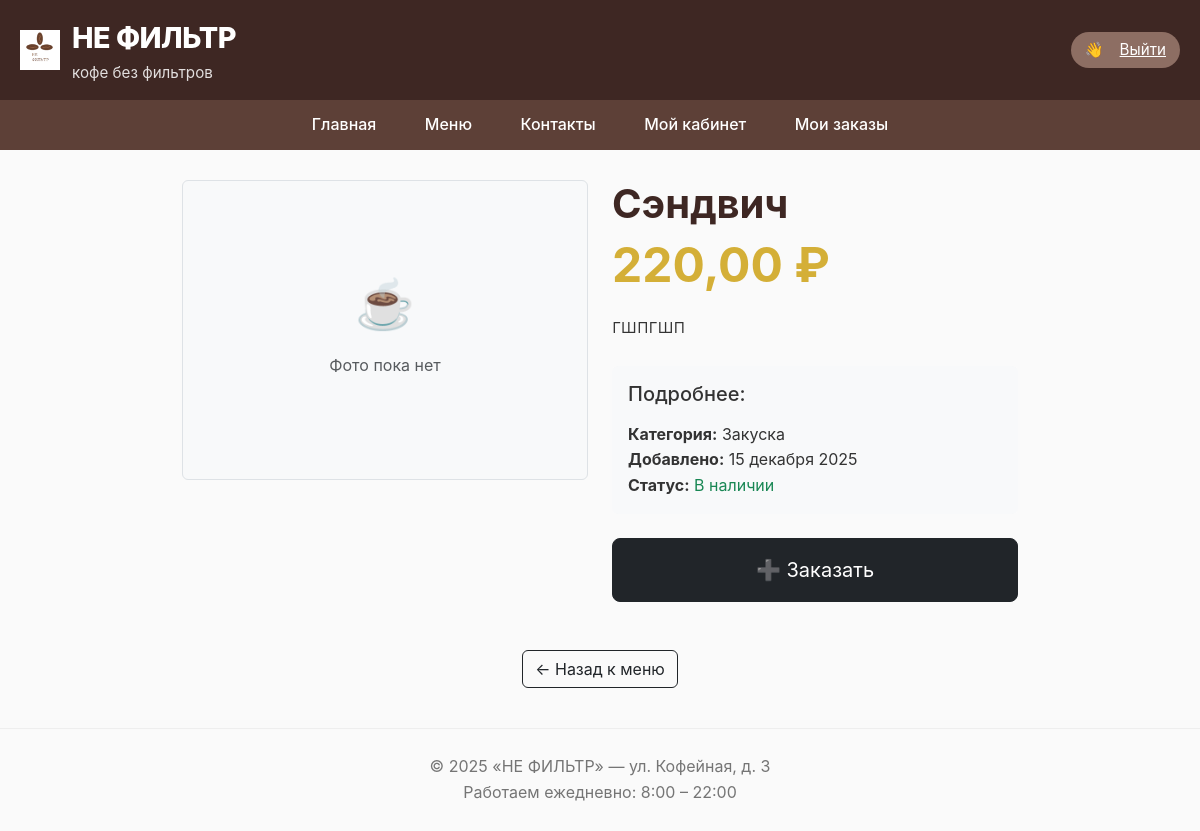
Screenshot of /menu/3/ (signed in) with the database file from the repository.
### main/models.py (models this page shows, shortened)
class MenuItem(models.Model):
    CATEGORY_CHOICES = [
        ('drink', 'Напиток'),
        ('dessert', 'Десерт'),
        ('snack', 'Закуска'),
    ]
    name = models.CharField("Название", max_length=100)
    category = models.CharField("Категория", max_length=20, choices=CATEGORY_CHOICES)
    price = models.DecimalField("Цена", max_digits=6, decimal_places=2)
    description = models.TextField("Описание", blank=True)
    created_at = models.DateTimeField("Добавлено", auto_now_add=True)
    in_stock = models.BooleanField("В наличии", default=True)
    image = models.ImageField("Фото", upload_to="menu/", blank=True, null=True)
    class Meta:
        ordering = ['-created_at']  # новые — первыми

### main/views.py (the view)
# urls.py: path('menu/<int:item_id>/', views.menu_detail, name='menu_detail'),
def menu_detail(request, item_id):
    item = get_object_or_404(MenuItem, id=item_id, in_stock=True)
    return render(request, 'menu_detail.html', {'item': item})

### coffee/templates/menu_detail.html (shortened to what this page needs)
{% extends "base.html" %}
{% block content %}
<div class="container mt-4">
    <div class="row">
        <div class="col-md-6 mb-4 mb-md-0">
            {% if item.image %}
                <img src="{{ item.image.url }}" class="img-fluid rounded shadow-sm" alt="{{ item.name }}">
            {% else %}
                <div class="bg-light border rounded d-flex align-items-center justify-content-center" style="height: 300px;">
                    <div class="text-center">
                        <div style="font-size: 3rem; margin-bottom: 10px;">☕</div>
                        <p class="text-muted">Фото пока нет</p>
                    </div>
                </div>
            {% endif %}
        </div>
        <div class="col-md-6">
            <h1 class="fw-bold" style="color: #3E2723;">{{ item.name }}</h1>
            <div class="d-flex align-items-baseline mb-3">
                <span class="display-5 fw-bold" style="color: #D4AF37;">{{ item.price }} ₽</span>
            </div>
            {% if item.description %}
                <p class="lead">{{ item.description }}</p>
            {% endif %}
            <div class="mt-4 p-3 bg-light rounded">
                <h5 class="mb-3">Подробнее:</h5>
                <ul class="list-unstyled mb-0">
                    <li><strong>Категория:</strong> {{ item.get_category_display }}</li>
                    <li><strong>Добавлено:</strong> {{ item.created_at|date:"d E Y" }}</li>
                    {% if item.in_stock %}
                        <li><strong>Статус:</strong> <span class="text-success">В наличии</span></li>
                    {% else %}
                        <li><strong>Статус:</strong> <span class="text-muted">⏸ Временно недоступно</span></li>
                    {% endif %}
                </ul>
            </div>
            <div class="mt-4">
                {% if item.in_stock %}
                    <button class="btn btn-dark btn-lg w-100 py-3"
                            onclick="alert('Добавлено в заказ!\nОфициант подойдёт в ближайшее время ☕')">
                        ➕ Заказать
                    </button>
                {% else %}
                    <button class="btn btn-outline-secondary btn-lg w-100 py-3" disabled>
                        Недоступно сейчас
                    </button>
                {% endif %}
            </div>
        </div>
    </div>
    <div class="text-center mt-5">
        <a href="{% url 'menu' %}" class="btn btn-outline-dark">&larr; Назад к меню</a>
    </div>
</div>
{% endblock %}

### coffee/templates/base.html (style rules this page uses)
* { margin: 0; padding: 0; box-sizing: border-box; }
body { font-family: -apple-system, BlinkMacSystemFont, 'Segoe UI', Roboto, sans-serif; line-height: 1.6; color: #333; background-color: #fafafa; }

### rows the page displays
MenuItem: name "Сэндвич", price "220,00", description "гшпгшп", category "Закуска", created_at "15 декабря 2025"
